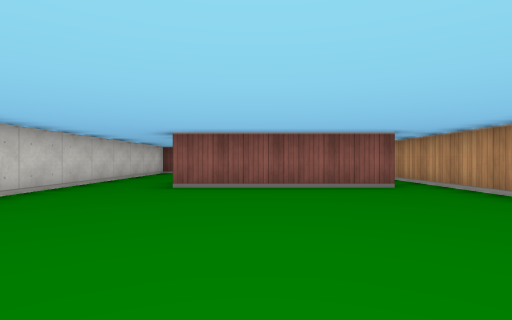
[1] (above)

12 first-person views from a walk through a cub3D ray-caster map. The camera is about half as high as the walls, looks level and sees 80° across. The floor is counted in squares. Each view is taken from the middle of a square. On the plan, view 1 faces up. The plan holds only what a view shows up to about 9 squares ahead; the rest is blank.

[2]
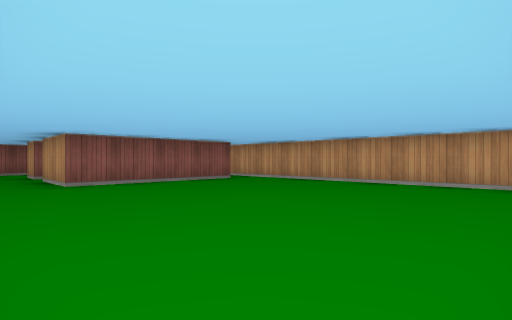

[3]
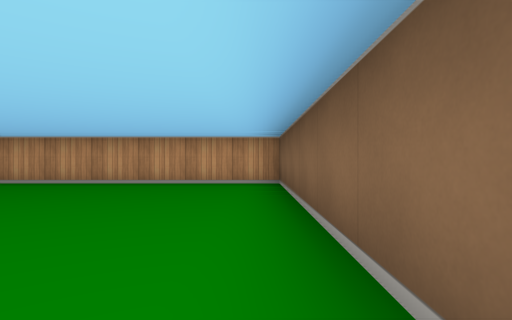

[4]
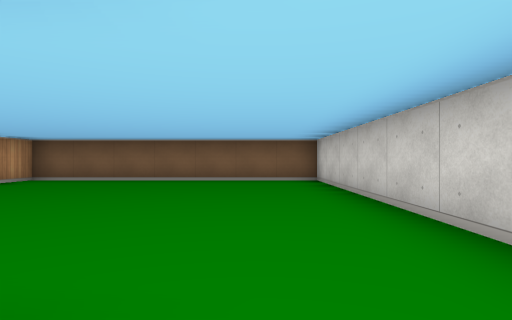

[5]
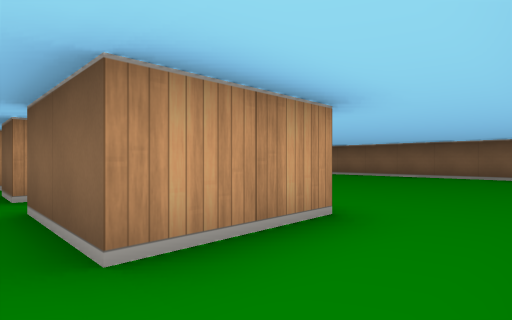

[6]
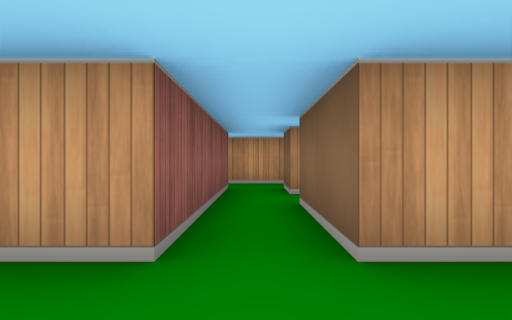

[7]
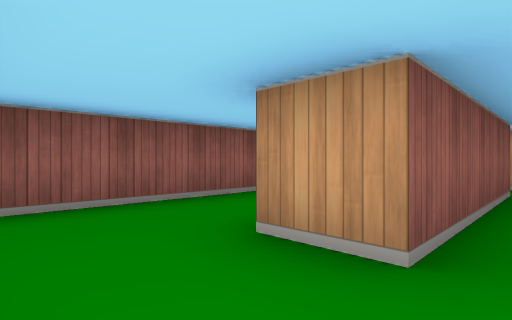

[8]
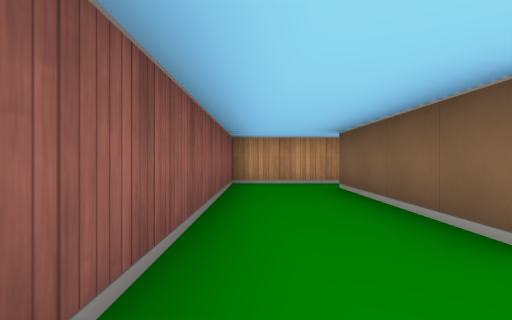

[9]
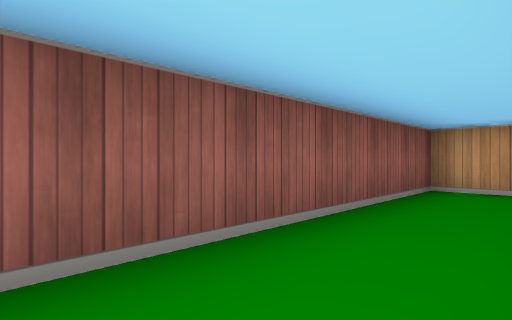

[10]
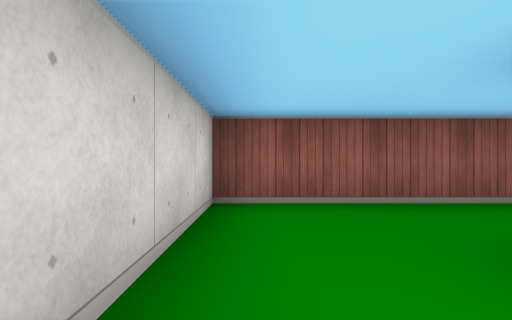

[11]
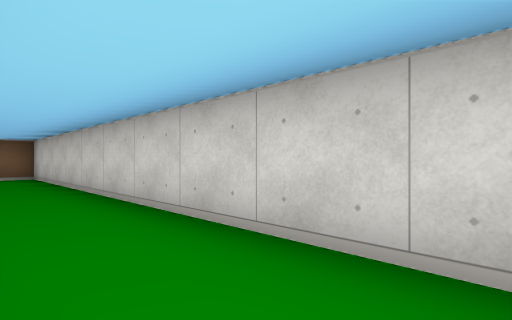

[12]
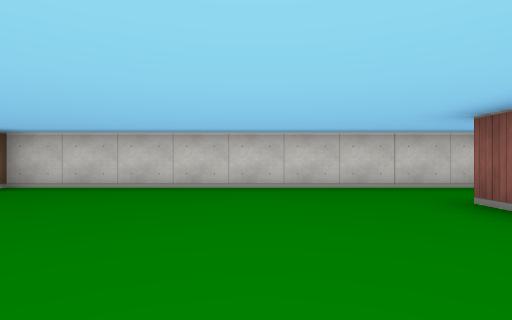

### Floor plan
Ten units are one square. View 1 is at (0, 0); x grows to the right and y downward. Boxes are objects, and circles mark ways between rooms. Rooms are numbered by the first view taken in them; rooms with no view inside come last. Other rooms are left out.
<svg viewBox="-40 -120 80 140">
<path fill="none" stroke="#000" d="M25 -55 -15 -55 -15 -75M-35 -75 -35 15 35 15 35 -75M-15 -75 5 -75M15 -75 25 -75M25 -85 -15 -85M-35 -85 -35 -75M35 -75 35 -85M-15 -85 -15 -95 25 -95M35 -85 35 -115 -35 -115 -35 -85"/>
<circle cx="-25" cy="-65" r="3" fill="#2a7"/>
<circle cx="30" cy="-65" r="3" fill="#2a7"/>
<circle cx="-25" cy="-90" r="3" fill="#2a7"/>
<circle cx="30" cy="-90" r="3" fill="#2a7"/>
<text x="0" y="-20">1</text>
<text x="0" y="-80">2</text>
<text x="0" y="-100">3</text>
</svg>
Room 1 opens to room 2. Room 2 opens to room 3.

Where each view was taken, in squares from view 1:
view 1: 0 up, 0 right, facing up
view 2: 1 down, 3 left, facing up-right
view 3: 1 down, 3 left, facing right
view 4: 6 up, 2 left, facing down
view 5: 8 up, 3 left, facing down-right
view 6: 8 up, 3 left, facing right
view 7: 8 up, 3 left, facing up-right
view 8: 11 up, 3 left, facing right
view 9: 10 up, 2 left, facing up-right
view 10: 8 up, 3 left, facing up
view 11: 8 up, 2 left, facing down-left
view 12: 3 up, 2 right, facing left
